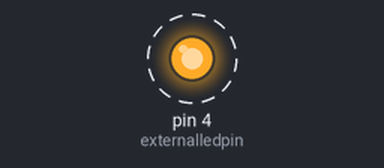
The sketch below on a simulated Arduino Uno, built with avr-gcc and run on an emulated ATmega328P. On the bench: output pins drawn as LEDs (lit = HIGH). Dashed ring = blinking.

Above: at 0.05 s.
Timing chart, 0 to 3.0 s (numbered marks = the images above):
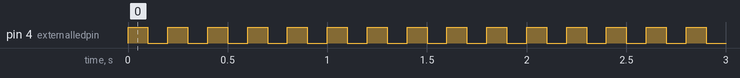

The sketch:

blinkext.ino
```cpp
int externalledpin = 4;

// the setup function runs once when you press reset or power the board
void setup() {
  // initialize digital pin LED_BUILTIN as an output.
  pinMode(externalledpin, OUTPUT);
}

// the loop function runs over and over again forever
void loop() {
  digitalWrite(externalledpin, HIGH);   // turn the LED on (HIGH is the voltage level)
  delay(100);                       // wait for a second
  digitalWrite(externalledpin, LOW);    // turn the LED off by making the voltage LOW
  delay(100);                       // wait for a second
}
```

Measured:
- by itself, pin 4 (externalledpin): alternates HIGH for 0.10 s and LOW for 0.10 s
